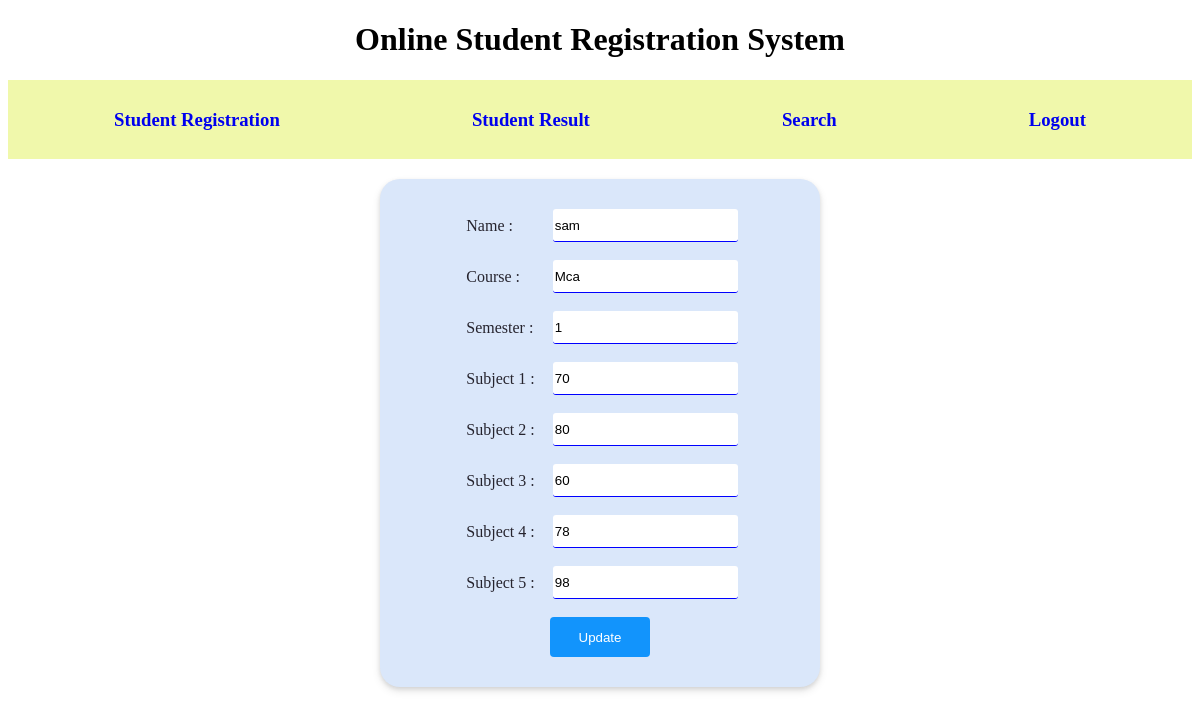
Page /resultupdate.php?id=1 on the committed database.
### tables this page shows
CREATE TABLE `stud_master` (
  `id` int(11) NOT NULL,
  `name` varchar(20) NOT NULL,
  `course` varchar(10) NOT NULL,
  `contact` bigint(20) NOT NULL,
  `gender` varchar(1) NOT NULL,
  `email_id` varchar(50) NOT NULL,
  `password` varchar(10) NOT NULL,
  `profile_pic` varchar(5000) NOT NULL,
  `status` varchar(10) NOT NULL,
  `semester` int(3) NOT NULL
);

CREATE TABLE `stud_result` (
  `id` int(11) NOT NULL,
  `stud_id` int(11) NOT NULL,
  `semester` int(11) NOT NULL,
  `sub_1` int(11) NOT NULL,
  `sub_2` int(11) NOT NULL,
  `sub_3` int(11) NOT NULL,
  `sub_4` int(11) NOT NULL,
  `sub_5` int(11) NOT NULL,
  `total` int(11) NOT NULL,
  `percentage` float(10,2) NOT NULL,
  `class` varchar(10) NOT NULL,
  `result` varchar(20) NOT NULL
);

### resultupdate.php (the view, shortened to what this page needs)
<?php
include 'db.php';
include 'menu.php';
$id = $_GET['id'];
$sql = "select * from stud_master where id='$id'";
$res = mysqli_query($con, $sql);
if(mysqli_num_rows($res) > 0){
    $row = mysqli_fetch_assoc($res);
}
$sql1 = "select * from stud_result where stud_id='$id'";
$res1 = mysqli_query($con, $sql1);
if(mysqli_num_rows($res1) > 0){
    $row1 = mysqli_fetch_assoc($res1);
}
?>
<!DOCTYPE html>
<html lang="en">
<head>
    <link rel="stylesheet" href="styleform.css?v=1">
</head>
<body>
    <center>
        <div class="container">
    <form action="" method="post">
        <table class="inputs" cellpadding="8px">
            <tr>
                <td>Name :</td>
                <td><input type="text" name="name" value="<?php echo $row["name"]; ?>" readonly></td>
            </tr>
            <tr>
                <td>Course :</td>
                <td><input type="text" name="course" value="<?php echo $row["course"]; ?>" readonly></td>
            </tr>
            <tr>
                <td>Semester :</td>
                <td><input type="text" name="sem" value="<?php echo $row1["semester"]; ?>" readonly></td>
            </tr>
            <tr>
                <td>Subject 1 :</td>
                <td><input type="text" name="s1" value="<?php echo $row1["sub_1"]; ?>"></td>
            </tr>
            <tr>
                <td>Subject 2 :</td>
                <td><input type="text" name="s2" value="<?php echo $row1["sub_2"]; ?>"></td>
            </tr>
            <tr>
                <td>Subject 3 :</td>
                <td><input type="text" name="s3" value="<?php echo $row1["sub_3"]; ?>"></td>
            </tr>
            <tr>
                <td>Subject 4 :</td>
                <td><input type="text" name="s4" value="<?php echo $row1["sub_4"]; ?>"></td>
            </tr>
            <tr>
                <td>Subject 5 :</td>
                <td><input type="text" name="s5" value="<?php echo $row1["sub_5"]; ?>"></td>
            </tr>
            <tr>
                <td colspan="2" align="center"><input type="submit" class="btn" name="submit" value="Update"></td>
            </tr>
        </table>
    </form>
    </div>
    </center>
</body>
</html>

### styleform.css (style rules this page uses)
.container { width: 400px; border-radius: 20px; overflow: hidden; display: flex; flex-direction: column; align-items: center; justify-content: center; color: #26242e; background: #dae7fa; padding: 20px; margin: 20px; box-shadow: 0 2px 4px rgba(0, 0, 0, .1), 0 4px 8px rgba(0, 0, 0, .1); }
.btn { width: 100px; height: 40px; border-radius: 4px; border: none; outline: none; background: #1294FC; color: #fff; cursor: pointer; }
input { border: none; background: #fff; height: 30px; width: 100%; border-bottom: 1px solid blue; border-radius: 3px; outline: none; }

### rows in the picture
stud_master: name "sam", course "Mca"
stud_result: sem "1", s1 "70", s2 "80", s3 "60", s4 "78", s5 "98"
